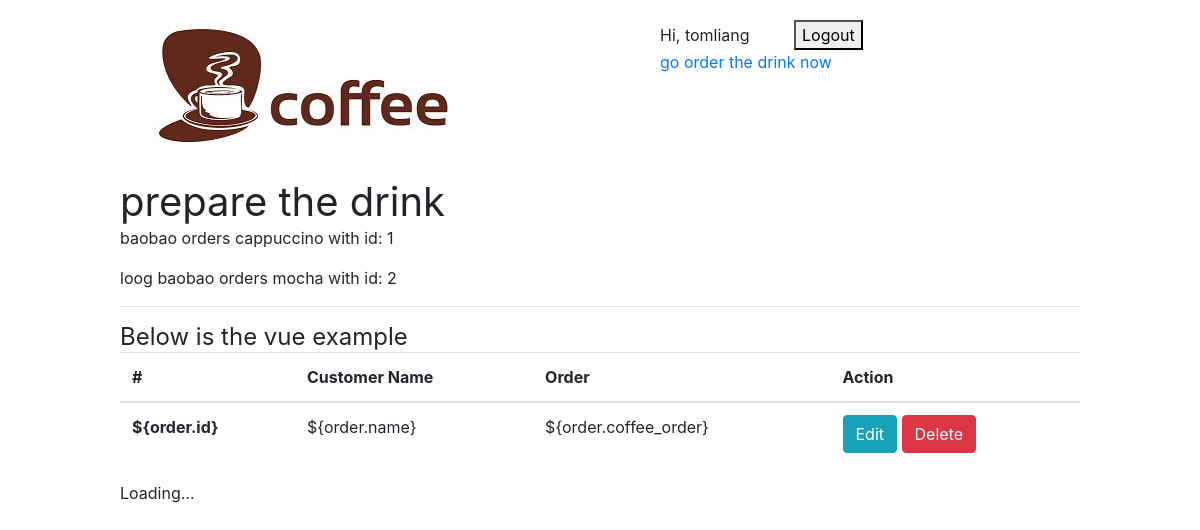
The app's page /food/prepare/ (signed in), older data.
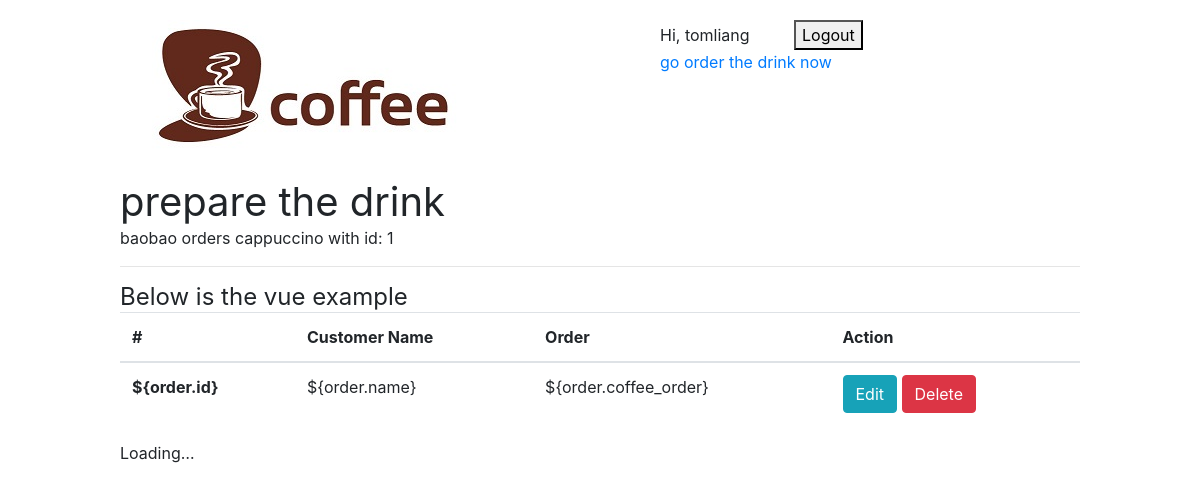
The same page, newer data.
### food/models.py (models this page shows)
class OrderInstance(models.Model):
    name = models.CharField(max_length=100)
    email = models.EmailField()
    coffee_order = models.CharField(max_length=100)

### food/views.py (the view)
@login_required
@permission_required('food.can_serve', raise_exception=True)
def prepare(request):
    orders = OrderInstance.objects.all()
    return render(request, "food/prepare.html", { 'orders':orders })

### food/templates/food/prepare.html (shortened to what this page needs)
{% extends 'base_layout.html' %}
{% block content %}
<h1>prepare the drink</h1>
{% for order in orders %}
    <p>{{ order.name }} orders {{ order.coffee_order }} with id: {{ order.id }}</p>
{% endfor %}
<hr>
<h4>Below is the vue example</h4>
<div id="vue-prepare">
    <div class="container">
        <div class="row">
            <table class="table">
                <thead>
                    <tr>
                        <th scope="col">#</th>
                        <th scope="col">Customer Name</th>
                        <th scope="col">Order</th>
                        <th scope="col">Action</th>
                    </tr>
                </thead>
                <tbody>
                    <tr v-for="order in orders">
                        <th scope="row">${order.id}</th>
                        <td>${order.name}</td>
                        <td>${order.coffee_order}</td>
                        <td>
                            <button class="btn btn-info" v-on:click="getOrder(order.id)">Edit</button>
                            <button class="btn btn-danger" v-on:click="deleteOrder(order.id)">Delete</button>
                        </td>
                    </tr>
                </tbody>
            </table>
        </div>
    </div>
    <div class="loading" v-if="loading===true">Loading&#8230;</div>
</div>
{% load static from staticfiles %}
{% endblock %}

### templates/base_layout.html (shortened to what this page needs)
{% load static from staticfiles %}
<!DOCTYPE html>
<html>
    <head>
        <link rel="stylesheet" href="{% static 'bootstrap/css/bootstrap.min.css' %}">
        <link rel="stylesheet" href="{% static 'styles.css' %}">
    </head>
    <body>
        <header class="wrapper">
            <h1><a href="{% url 'food:home' %}"><img src="{% static 'logo.jpg' %}" alt="#" /></a></h1>
            <nav>
                <ul>
                    {% if user.is_authenticated %}
                    <li>Hi, {{ request.user.username }}</li>
                    <li>
                        <form class="logout-link" action="{% url 'accounts:logout' %}" method="post">
                            <button type="submit">Logout</button>
                        </form>
                    </li>
                    <li><a href="{% url 'food:order' %}" class="highlight">go order the drink now</a></li>
                    {% else %}
                    <li><a href="{% url 'accounts:login' %}">Login</a></li>
                    <li><a href="{% url 'accounts:signup' %}">Signup</a></li>
                    {% endif %}
                </ul>
            </nav>
        </header>
        <div class="wrapper">
            {% block content %}
            {% endblock %}
        </div>
    </body>
</html>

### assets/styles.css (style rules this page uses)
nav li { display: inline-block; list-style-type: none; margin-left: 20px; margin-right: 20px; }
header { display: grid; grid-template-columns: 1fr 1fr; padding: 20px 0; }
nav { justify-self: end; }
h1, h2, h3, h4, h5 { font-weight: normal; margin: 0; }
.wrapper { max-width: 960px; margin: 0 auto; }

Row changes from the older to the newer data that the page shows:
removed OrderInstance: name "loog baobao", coffee_order "mocha", id "2"
